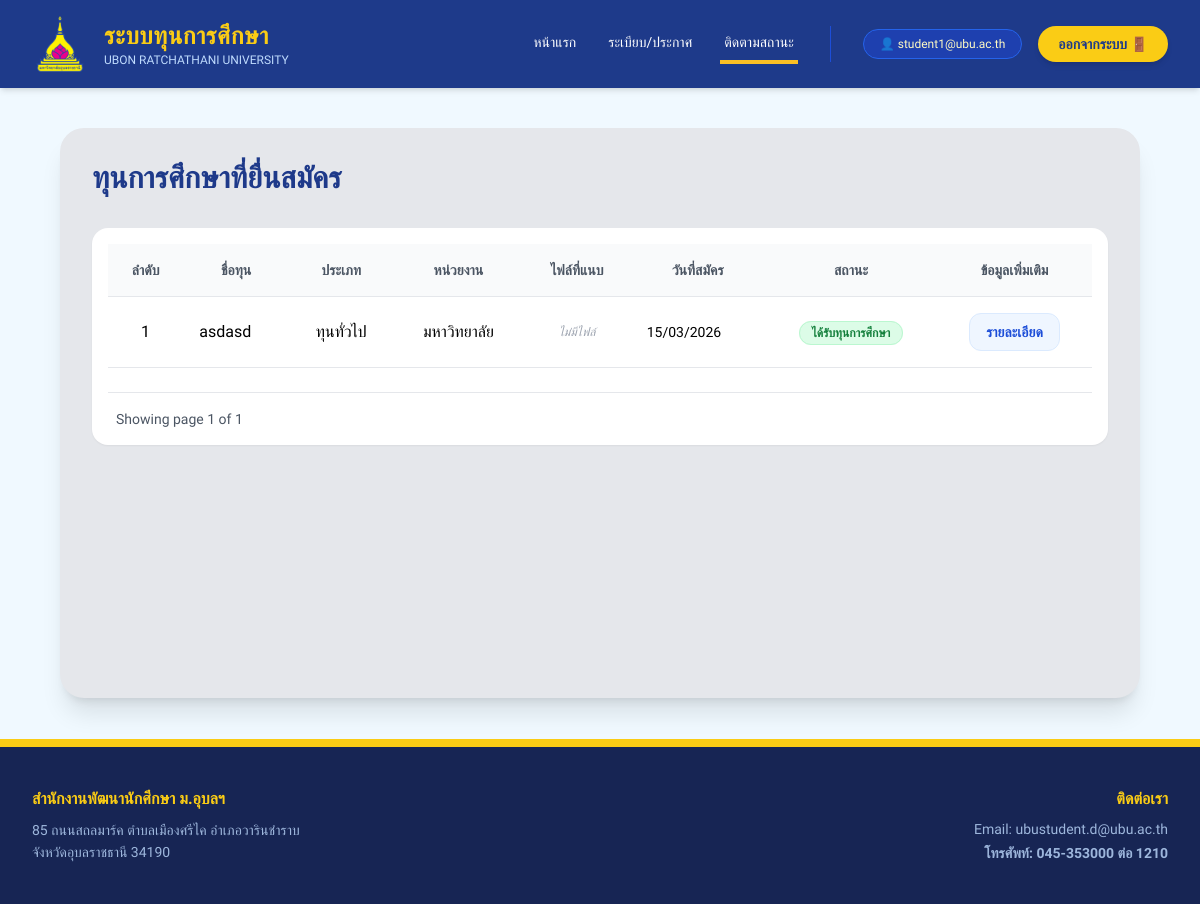
The app's page /student/status (signed in) with its own data.
### models.py (models this page shows, shortened)
class Application(db.Model):
    __tablename__ = 'application'
    id = db.Column(db.String, primary_key=True)
    student_id = db.Column(db.String(20), nullable=False)
    student_name = db.Column(db.String(100))
    faculty = db.Column(db.String(100)) # <--- คงไว้ตามที่คุณเพิ่มมา
    scholarship_id = db.Column(db.Integer, db.ForeignKey('scholarship.id'))
    status = db.Column(db.String(20), default='pending')
    reviewing_by = db.Column(db.String(50))
    reviewing_at = db.Column(db.DateTime)
    status_description = db.Column(db.Text)
    is_scored = db.Column(db.Boolean, default=False)
    total_score = db.Column(db.Integer, default=0)
    created_at = db.Column(db.DateTime, default=datetime.utcnow) #เก็บวันที่สมัคร
    application_file = db.Column(db.String(200), nullable=True) #เอกสารไฟล์เเนบของนักศึกษา
    reject_reason = db.Column(db.Text, nullable=True) #เหตุผลจากเจ้าหน้าที่
    interview_date = db.Column(db.Date, nullable=True) # วันที่นัดสัมภาษณ์
    interview_time = db.Column(db.String(100), nullable=True) # เเวลานัดสัมภาษณ์
    interview_location = db.Column(db.String(255), nullable=True) #สถานที่นัดสัมภาษณ์
    notes = db.Column(db.Text, nullable=True) # เหตุผล/ข้อมูลเพิ่มเติมจากนักศึกษา
    form_data = db.Column(db.Text, nullable=True) # JSON ข้อมูลเต็มจากฟอร์มสมัคร

class Scholarship(db.Model):
    __tablename__ = 'scholarship'
    id = db.Column(db.Integer, primary_key=True)
    name = db.Column(db.String(100), nullable=False) # ชื่อทุน
    amount = db.Column(db.Float, nullable=True) # ทุนละเท่าไหร่
    start_date        = db.Column(db.DateTime)          # วันที่เริ่มเปิดรับ
    end_date          = db.Column(db.DateTime)          # วันที่ปิดรับ
    faculty_condition = db.Column(db.String(255))       # คณะที่ระบุ หรือ "ทุกคณะ"
    min_gpax          = db.Column(db.Float, default=0.0) # เกรดเฉลี่ยขั้นต่ำ
    income_cap        = db.Column(db.Float)             # รายได้ครอบครัวไม่เกิน
    number_of_scholarships = db.Column(db.Integer)           # จำนวนทุนที่เปิดรับ
    scholarship_type  = db.Column(db.String(50)) # ประเภทของทุน (เช่น ทุน ภายใน/ภายนอก/บริจาค)
    provider          = db.Column(db.String(100)) # หน่วยงานของทุนนั้นๆ
    status            = db.Column(db.String(20), default='open')  # สถานะของทุน open(เปิดรับ),checking=close(กำลังตรวจสอบ,ปิดทุน), interview(รายชื่อสัมภาษณ์), announce(รายชื่อได้รับทุน)
    interview_file_url = db.Column(db.String(500))    # ลิงก์ไฟล์ประกาศสัมภาษณ์
    announce_file_url = db.Column(db.String(500))     # ลิงก์ไฟล์ประกาศคนได้ทุน
    image = db.Column(db.String(200), nullable=True) # ชื่อไฟล์ภาพ
    qualifications = db.Column(db.Text, nullable=True) # คุณสมบัติ
    conditions = db.Column(db.Text, nullable=True) # เงื่อนไข
    scholarship_nature = db.Column(db.String(50), nullable=True) # ลักษณะทุน (ทุนรายปี, ฯลฯ)
    required_documents = db.Column(db.Text, nullable=True) # เอกสารที่ต้องส่ง
    criteria     = db.relationship('Criterion',   backref='scholarship', lazy=True)
    applications = db.relationship('Application', backref='scholarship', lazy=True)

### routes/student_routes.py (the view)
@student_bp.route("/status")
def track_status():
    student_id = session.get("user_id")
    page = request.args.get('page', 1, type=int)
    pagination = Application.query.filter_by(student_id=student_id)\
        .order_by(Application.created_at.desc())\
        .paginate(page=page, per_page=5, error_out=False)
    for app in pagination.items:
        user_upload_dir = os.path.join(current_app.static_folder, 'uploads', str(student_id))
        app.all_files = []
        if os.path.exists(user_upload_dir):
            all_entries = os.listdir(user_upload_dir)
            app.all_files = [f for f in all_entries if f.startswith(f"app_{app.id}")]
    return render_template("student/status.html", pagination=pagination)

### routes/student_routes.py (called while the page is built)
@student_bp.before_request
def require_student_login():
    if request.endpoint and request.endpoint != 'student.login':
        if "user_id" not in session or session.get("role") != "student":
            flash("กรุณาเข้าสู่ระบบในฐานะนักศึกษา", "error")
            return redirect(url_for("student.login"))

### templates/student/status.html (shortened to what this page needs)
{% extends "layouts/base.html" %}
{% block content %}
<div class="max-w-[90%] mx-auto py-10">
    <div class="bg-gray-200 rounded-3xl shadow-xl p-8 min-h-[570px] flex flex-col">
        <h2 class="text-3xl font-bold mb-8 text-blue-900">ทุนการศึกษาที่ยื่นสมัคร</h2>
        <div class="overflow-x-auto bg-white rounded-2xl shadow-sm p-4">
            <table class="w-full text-left border-collapse table-auto">
                <thead>
                    <tr class="bg-gray-50 text-gray-600 text-sm">
                        <th class="p-4 border-b text-center whitespace-nowrap">ลำดับ</th>
                        <th class="p-4 border-b text-center whitespace-nowrap">ชื่อทุน</th>
                        <th class="p-4 border-b text-center whitespace-nowrap">ประเภท</th>
                        <th class="p-4 border-b text-center whitespace-nowrap">หน่วยงาน</th>
                        <th class="p-4 border-b text-center whitespace-nowrap">ไฟล์ที่แนบ</th>
                        <th class="p-4 border-b text-center whitespace-nowrap">วันที่สมัคร</th>
                        <th class="p-4 border-b text-center whitespace-nowrap">สถานะ</th>
                        <th class="p-4 border-b text-center whitespace-nowrap">ข้อมูลเพิ่มเติม</th>
                    </tr>
                </thead>
                <tbody>
                    {% for app in pagination.items %}
                    <tr class="hover:bg-gray-50 transition-colors">
                        <td class="p-4 border-b text-center">{{ loop.index + (pagination.page - 1) * pagination.per_page }}</td>
                        <td class="p-4 border-b font-medium">{{ app.scholarship.name }}</td>
                        <td class="p-4 border-b text-center">{{ app.scholarship_type if app.sscholarship_type else 'ทุนทั่วไป' }}</td>
                        <td class="p-4 border-b text-center">{{ app.provider if app.provider else 'มหาวิทยาลัย'}}</td>
                        <td class="p-4 border-b text-center">
                            <div class="flex flex-wrap gap-2 justify-center max-w-[120px] mx-auto">
                                {% if app.all_files %}
                                    {% for file_name in app.all_files %}
                                        <a href="{{ url_for('static', filename='uploads/' + app.student_id|string + '/' + file_name) }}"
                                        target="_blank"
                                        title="{{ file_name.split('_')[-1] }}"
                                        class="flex items-center justify-center w-8 h-8 bg-gray-50 text-blue-600 rounded-lg hover:bg-blue-600 hover:text-white transition-all shadow-sm border border-gray-200 group relative">
                                            <span class="text-xl">📄</span>
                                            <span class="absolute hidden group-hover:block bg-black text-white text-[10px] p-1 rounded -bottom-8 z-20 whitespace-nowrap">
                                                {{ file_name.split('_')[-1] }}
                                            </span>
                                        </a>
                                    {% endfor %}
                                {% else %}
                                    <span class="text-gray-400 text-xs italic">ไม่มีไฟล์</span>
                                {% endif %}
                            </div>
                        </td>
                        <td class="p-4 border-b text-sm">{{ app.created_at.strftime('%d/%m/%Y') if app.created_at else '-' }}</td>
                        <td class="p-4 border-b text-center">
                            {% if app.status in ['interview', 'เรียกสัมภาษณ์'] %}
                                <span class="px-3 py-1 rounded-full text-xs font-bold border bg-blue-100 text-blue-700 border-blue-200">เรียกสัมภาษณ์</span>
                            {% elif app.status in ['approved', 'ได้รับทุน', 'Selected'] %}
                                <span class="px-3 py-1 rounded-full text-xs font-bold border bg-green-100 text-green-700 border-green-200">ได้รับทุนการศึกษา</span>
                            {% elif app.status in ['needs_edit', 'รอเเก้ไข'] %}
                                <span class="px-3 py-1 rounded-full text-xs font-bold border bg-orange-100 text-yellow-700 border-orange-200">แก้ไขเอกสาร</span>
                            {% elif app.status in ['Reserved'] %}
                                <span class="px-3 py-1 bg-orange-100 text-orange-700 rounded-full text-xs font-bold">ตัวสำรอง</span>
                            {% elif app.status == 'pending' or app.status == 'รอตรวจสอบ' or app.status == 'รอการตรวจสอบ' %}
                                <span class="px-3 py-1 rounded-full text-xs font-bold border bg-yellow-100 text-yellow-700 border-yellow-200">รอตรวจสอบ</span>
                            {% endif %}
                        </td>
                       <td class="p-4 border-b text-center">
                            <a href="{{ url_for('student.status_detail', app_id=app.id) }}"
                               class="inline-flex items-center px-4 py-2 bg-blue-50 text-blue-700 rounded-xl hover:bg-blue-100 transition-all font-bold text-sm border border-blue-100">
                                รายละเอียด
                            </a>
                        </td>
                    </tr>
                    {% endfor %}
                </tbody>
            </table>
            {% if pagination.pages > 0 %}
            <div class="mt-6 flex justify-between items-center border-t pt-4">
                <div class="text-gray-600 font-medium text-sm pl-2">
                    Showing page {{ pagination.page }} of {{ pagination.pages }}
                </div>
            </div>
            {% endif %}
        </div>
    </div>
</div>
{% endblock %}

### templates/layouts/base.html (style rules this page uses)
body { font-family: 'Prompt', sans-serif; }

### records on screen
Application: scholarship.name "asdasd", scholarship_type "ทุนทั่วไป", provider "มหาวิทยาลัย", created_at "15/03/2026", status "ได้รับทุนการศึกษา"

### other values on screen
{{ pagination.page }} "1"
{{ pagination.pages }} "1"
